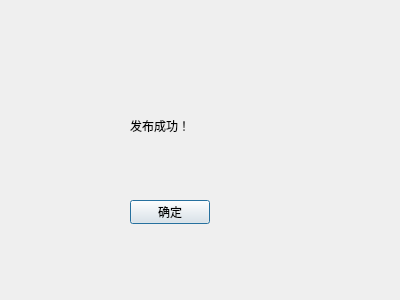
<?xml version="1.0" encoding="UTF-8"?>
<ui version="4.0">
 <class>Dialog</class>
 <widget class="QDialog" name="Dialog">
  <property name="geometry">
   <rect>
    <x>0</x>
    <y>0</y>
    <width>400</width>
    <height>300</height>
   </rect>
  </property>
  <property name="windowTitle">
   <string>Dialog</string>
  </property>
  <widget class="QLabel" name="label">
   <property name="geometry">
    <rect>
     <x>130</x>
     <y>90</y>
     <width>121</width>
     <height>71</height>
    </rect>
   </property>
   <property name="text">
    <string>发布成功！</string>
   </property>
  </widget>
  <widget class="QPushButton" name="pushButton">
   <property name="geometry">
    <rect>
     <x>130</x>
     <y>200</y>
     <width>80</width>
     <height>24</height>
    </rect>
   </property>
   <property name="text">
    <string>确定</string>
   </property>
  </widget>
 </widget>
 <resources/>
 <connections/>
</ui>
